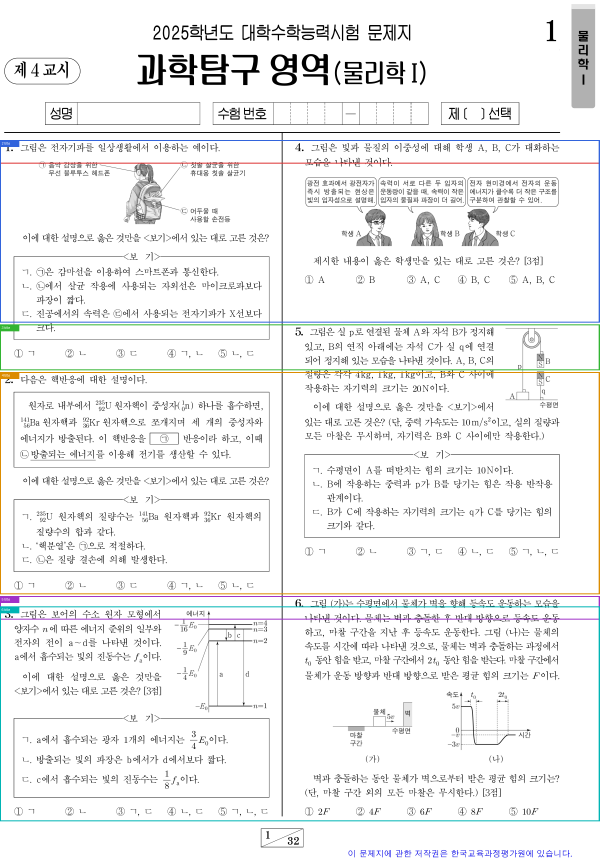
#> input picture tmp/layout_inspect_debug/01 물리학Ⅰ_문제지-page-001_segments.png, 1798 x 2585 px (shown at 1/3 size)
$ python -i raster_media.py   (imports and definitions only)
#> lines starting #> are read from the running program, lines starting #| are printed output that depends on the picture; after the words box and inside, x2 and y2 are one past the last pixel; in counts of white or black regions, pixels touching at a corner belong together
"""Conservative local color-illustration candidates for raster workbook crops.

This detects substantial color patches, not semantic figure boundaries. Small
colored labels, narrow highlights and page frames stay on the chalk path.
"""
from __future__ import annotations

import math
from typing import Any, Mapping, Sequence

from PIL import Image

try:
    import cv2
    import numpy as np
except ImportError:  # optional in source-only installations
    cv2 = None
    np = None


def _rgb_on_white(image: Image.Image) -> Image.Image:
    if "A" in image.getbands() or "transparency" in image.info:
        white = Image.new("RGBA", image.size, "white")
        return Image.alpha_composite(white, image.convert("RGBA")).convert("RGB")
    return image.convert("RGB")


def _color_mask(rgb):
    # Channel-wise ufuncs avoid the costly per-pixel axis reductions and a
    # full int16 copy. high >= low makes their uint8 subtraction safe.
    red, green, blue = rgb[:, :, 0], rgb[:, :, 1], rgb[:, :, 2]
    high = np.maximum(np.maximum(red, green), blue)
    low = np.minimum(np.minimum(red, green), blue)
    return ((high - low >= 42) & (high >= 80) & (low <= 220)).astype(np.uint8)


def _analysis_rgb(image: Image.Image, edge: int) -> Image.Image:
    # Reduce before converting/copying the RGB channels, so large source crops
    # do not allocate another full-size RGB canvas for each parallel task.
    scale = min(1.0, edge / max(image.size))
    if scale < 1.0:
        image = image.resize((max(1, round(image.width * scale)),
                              max(1, round(image.height * scale))), Image.Resampling.BILINEAR,
                             reducing_gap=3.0)
    return _rgb_on_white(image)


# [22 lines left out: function region_has_substantial_color, not called in this run]


def detect_color_media_regions(image: Image.Image) -> list[dict[str, Any]]:
    """Return crop-local boxes for dense color media; never alter source pixels.

    Analysis is bounded to a 960 px edge. Ambiguous or monochrome content
    produces no candidates and keeps the existing rendering treatment.
    """
    if cv2 is None or np is None or min(image.size) < 64:
        return []
    analysis = _analysis_rgb(image, 960)
    width, height = analysis.size
    color = _color_mask(np.asarray(analysis))
    if int(color.sum()) < 200:
        return []
    grouped = cv2.dilate(color, np.ones((9, 9), dtype=np.uint8))
    count, _labels, stats, _centers = cv2.connectedComponentsWithStats(grouped, 8)
    candidates: list[dict[str, Any]] = []
    for x, y, w, h, _area in stats[1:count]:
        x, y, w, h = int(x), int(y), int(w), int(h)
        area = w * h
        if min(w, h) < 40 or max(w / h, h / w) > 4.5:
            continue
        if area > width * height * 0.38 or y < height * 0.08 or y + h > height * 0.94:
            continue
        patch = color[y:y + h, x:x + w]
        colored = int(patch.sum())
        if colored < max(200, area * 0.18):
            continue
        _n, _l, pieces, _c = cv2.connectedComponentsWithStats(patch, 8)
        if len(pieces) <= 1 or int(pieces[1:, cv2.CC_STAT_AREA].max()) < 96:
            continue
        # A small margin retains attached dark outlines/antialiasing. It is
        # deliberately bounded; no attempt is made to reconstruct lost detail.
        left = max(0, math.floor((x - 3) * image.width / width))
        top = max(0, math.floor((y - 3) * image.height / height))
        right = min(image.width, math.ceil((x + w + 3) * image.width / width))
        bottom = min(image.height, math.ceil((y + h + 3) * image.height / height))
        candidates.append({
            "kind": "image", "source": "raster_color_candidate_v1", "confidence": 0.9,
            "bbox": {"left": left, "top": top, "right": right, "bottom": bottom,
                     "width": right - left, "height": bottom - top},
        })
        if len(candidates) >= 16:
            break
    return candidates


# [6 lines left out: function stage2_media_regions, not called in this run]

>>> from PIL import Image
>>> picture = Image.open('tmp/layout_inspect_debug/01 물리학Ⅰ_문제지-page-001_segments.png')
#> picture is the input picture: PIL image 1798x2585 RGB; mean R, G, B 240.1, 240.5, 240.6
>>> result = detect_color_media_regions(picture)
#> in _analysis_rgb, `image = image.resize((max(1, round(image.width * scale)), max(1, round..`:
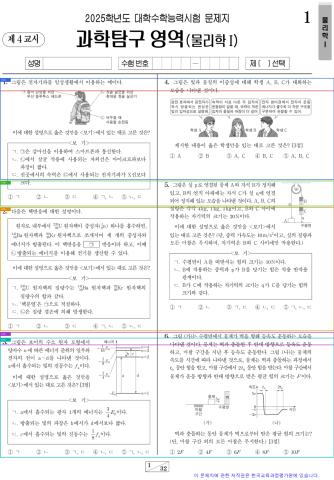
#> image: PIL image 668x960 RGB (shown at 1/2 size); mean R, G, B 240.2, 240.5, 240.6
#> in _color_mask, `red, green, blue = rgb[:, :, 0], rgb[:, :, 1], rgb[:, :, 2]`:
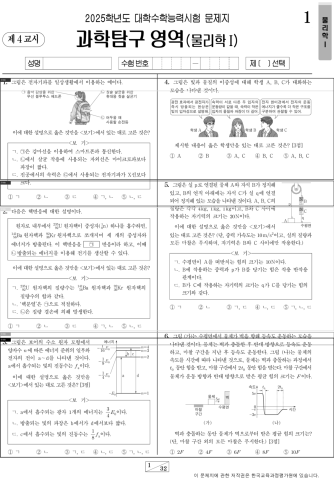
#> red: shape (960, 668) (shown at 1/2 size); min 0, max 255, mean 240.2
#> in _color_mask, `red, green, blue = rgb[:, :, 0], rgb[:, :, 1], rgb[:, :, 2]`:
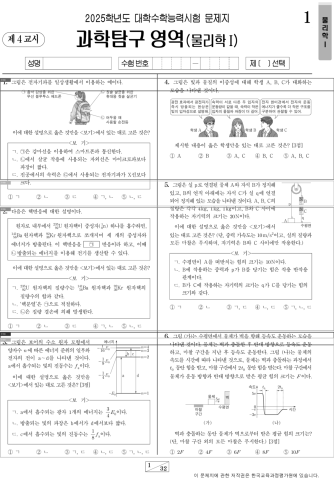
#> green: shape (960, 668) (shown at 1/2 size); min 0, max 255, mean 240.5
#> in _color_mask, `red, green, blue = rgb[:, :, 0], rgb[:, :, 1], rgb[:, :, 2]`:
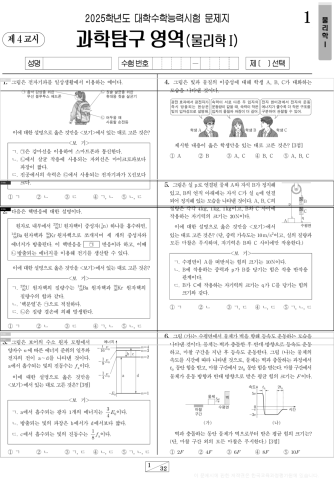
#> blue: shape (960, 668) (shown at 1/2 size); min 0, max 255, mean 240.6
#> in _color_mask, `return ((high - low >= 42) & (high >= 80) & (low <= 220)).astype(np.ui..`:
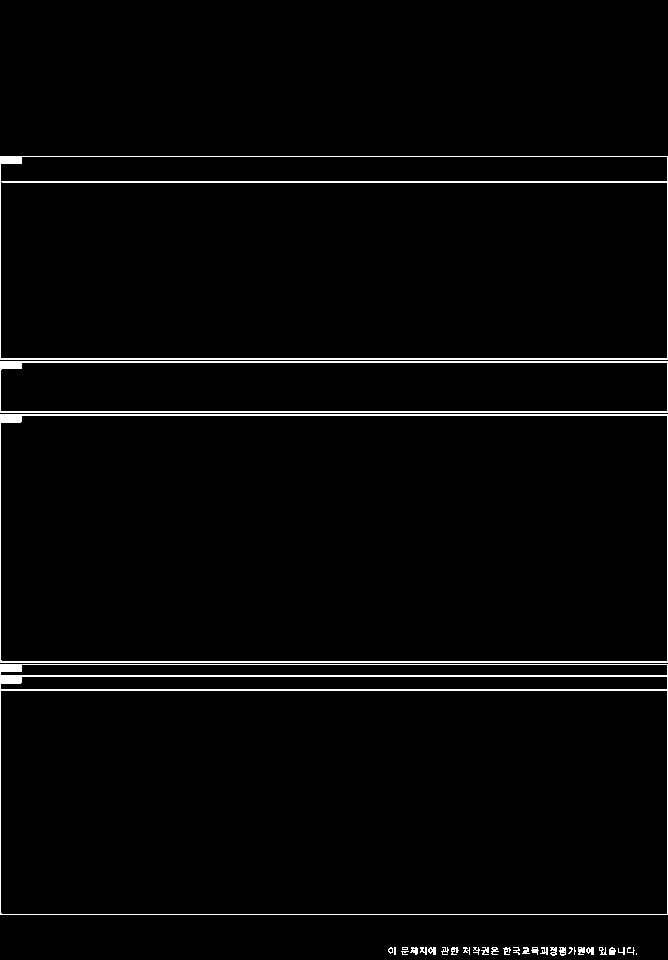
#> returned value: shape (960, 668); values 0 (black) and 1 (white), 2.5% white in thin lines or dots, all inside (x1, y1, x2, y2) = (0, 156, 668, 956)
#> in detect_color_media_regions, `grouped = cv2.dilate(color, np.ones((9, 9), dtype=np.uint8))`:
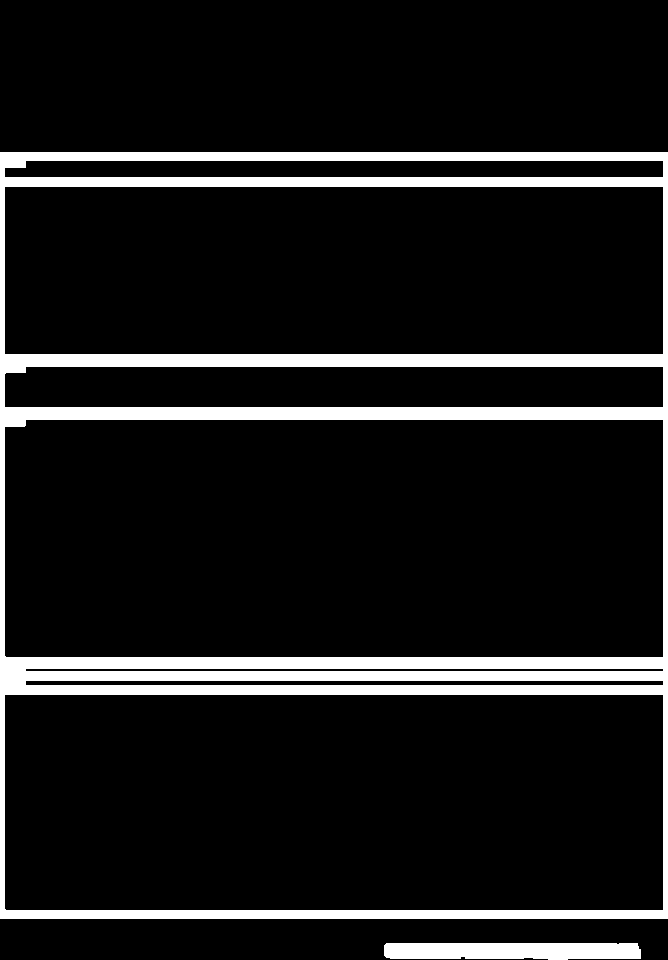
#> grouped: shape (960, 668); values 0 (black) and 1 (white), 10.7% white; 2 white regions, box (x1, y1, x2, y2) and area: (0, 152, 668, 919) 64806, (384, 943, 641, 960) 4086
#> in detect_color_media_regions, `count, _labels, stats, _centers = cv2.connectedComponentsWithStats(gro..`:
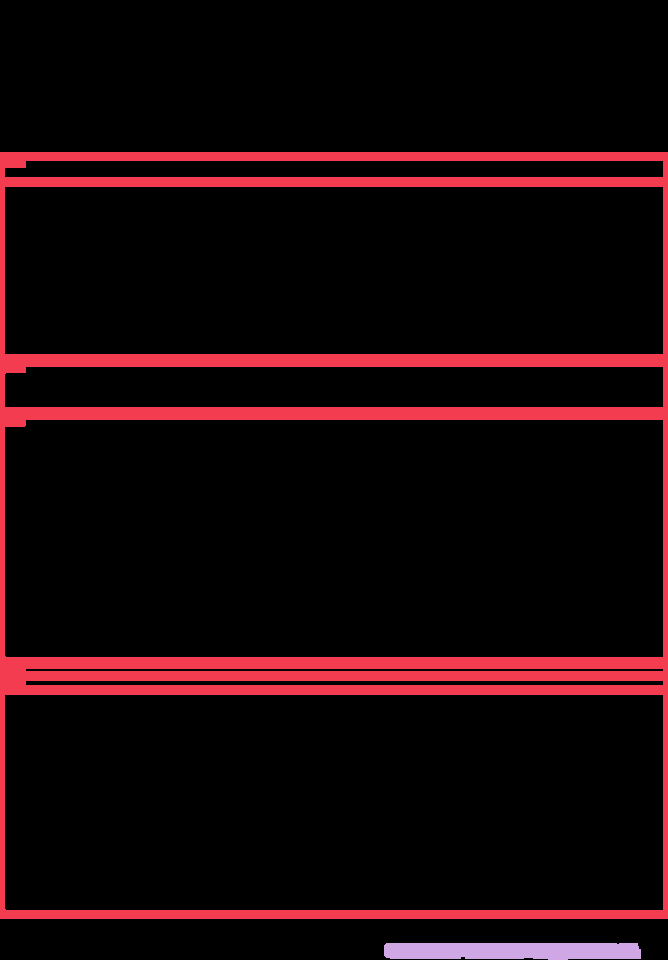
#> _labels: shape (960, 668) int32; 3 distinct labels, from 0 to 2; one colour per label, 0 black
#> in detect_color_media_regions, `count, _labels, stats, _centers = cv2.connectedComponentsWithStats(gro..`: count = 3; stats = [[0, 0, 668, 960, 572388], [0, 152, 668, 767, 64806], [384, 943, 257, 17, 4086]]
#> the loop in detect_color_media_regions, `for x, y, w, h, _area in stats[1:count]:` made 2 passes
#> (x, y, w, h, _area, area) on passes 1 to 2: (0, 152, 668, 767, 64806, 512356), (384, 943, 257, 17, 4086, 4369)
#> after the loop in detect_color_media_regions, `for x, y, w, h, _area in stats[1:count]:`: candidates = []
#> result = []

$ run again, on tmp/layout_inspect_debug/01 물리학Ⅰ_문제지-page-002_segments.png
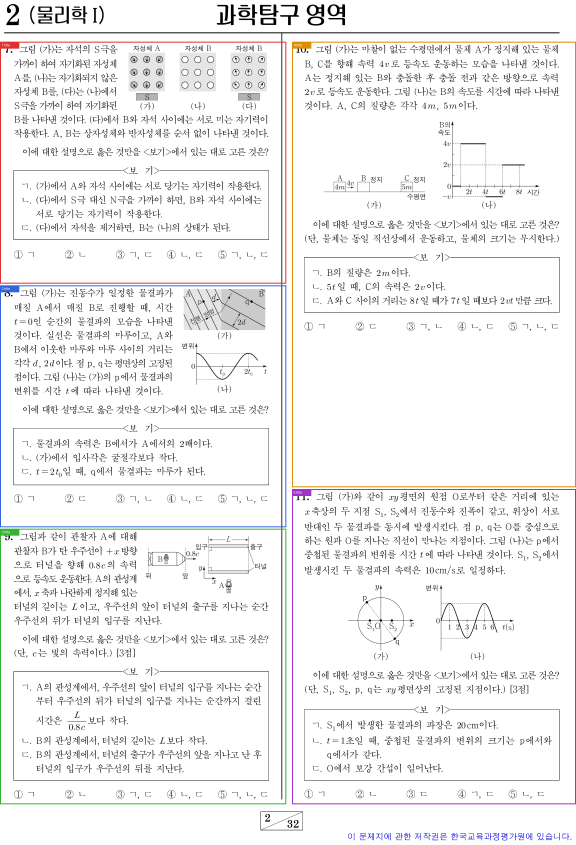
#> input picture tmp/layout_inspect_debug/01 물리학Ⅰ_문제지-page-002_segments.png, 1727 x 2534 px (shown at 1/3 size)
#> picture is the input picture: PIL image 1727x2534 RGB; mean R, G, B 242.1, 241.7, 241.8
#> in _color_mask, `return ((high - low >= 42) & (high >= 80) & (low <= 220)).astype(np.ui..`:
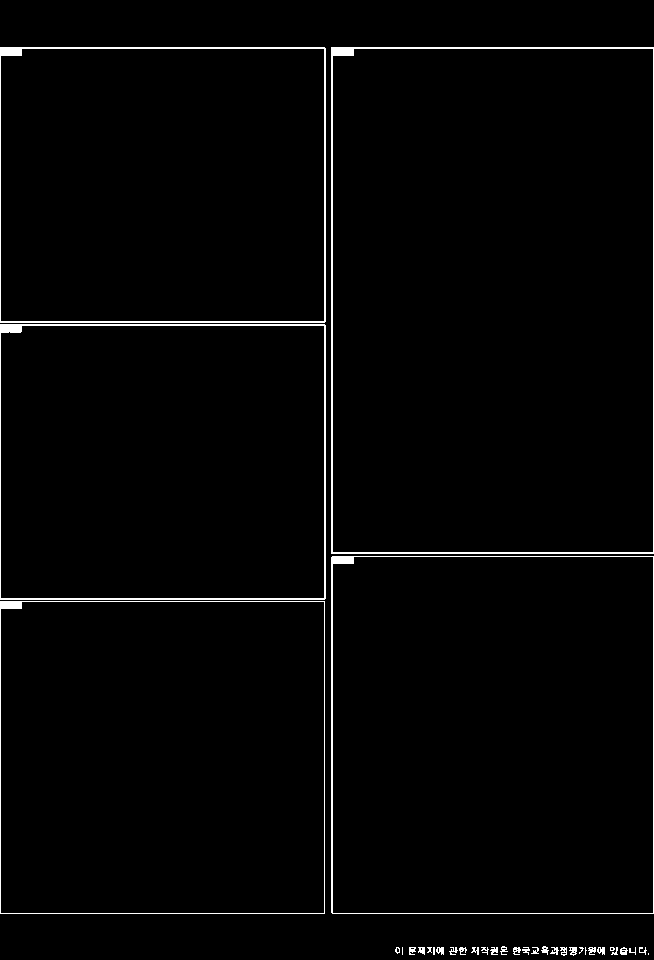
#> returned value: shape (960, 654); values 0 (black) and 1 (white), 1.9% white in thin lines or dots
#> grouped: shape (960, 654); values 0 (black) and 1 (white), 8.3% white; 2 white regions, box (x1, y1, x2, y2) and area: (0, 43, 654, 918) 48203, (391, 942, 653, 960) 4184
#> in detect_color_media_regions, `count, _labels, stats, _centers = cv2.connectedComponentsWithStats(gro..`:
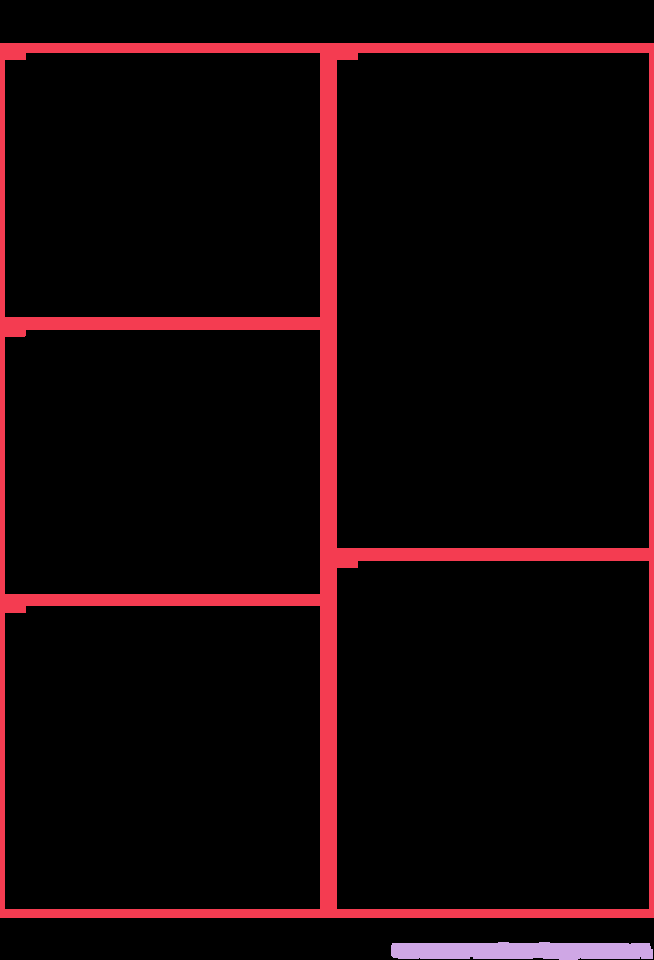
#> _labels: shape (960, 654) int32; 3 distinct labels, from 0 to 2; one colour per label, 0 black
#> count = 3; stats = [[0, 0, 654, 960, 575453], [0, 43, 654, 875, 48203], [391, 942, 262, 18, 4184]]
#> the loop in detect_color_media_regions, `for x, y, w, h, _area in stats[1:count]:` made 2 passes
#> (x, y, w, h, _area, area) on passes 1 to 2: (0, 43, 654, 875, 48203, 572250), (391, 942, 262, 18, 4184, 4716)
#> after the loop in detect_color_media_regions, `for x, y, w, h, _area in stats[1:count]:`: candidates = []

$ run again, on tmp/layout_inspect_debug/01 물리학Ⅰ_문제지-page-003_segments.png
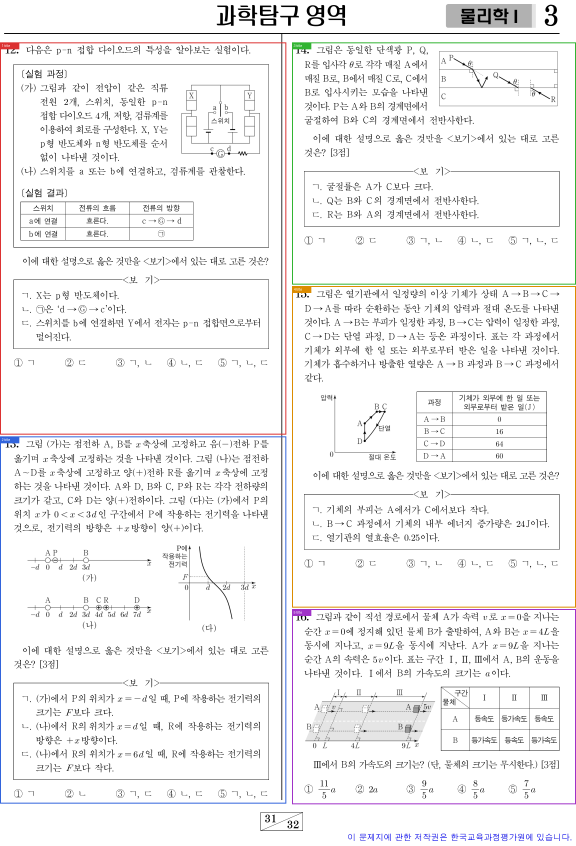
#> input picture tmp/layout_inspect_debug/01 물리학Ⅰ_문제지-page-003_segments.png, 1727 x 2536 px (shown at 1/3 size)
#> picture is the input picture: PIL image 1727x2536 RGB; mean R, G, B 242.1, 241.6, 241.8
#> in _color_mask, `return ((high - low >= 42) & (high >= 80) & (low <= 220)).astype(np.ui..`:
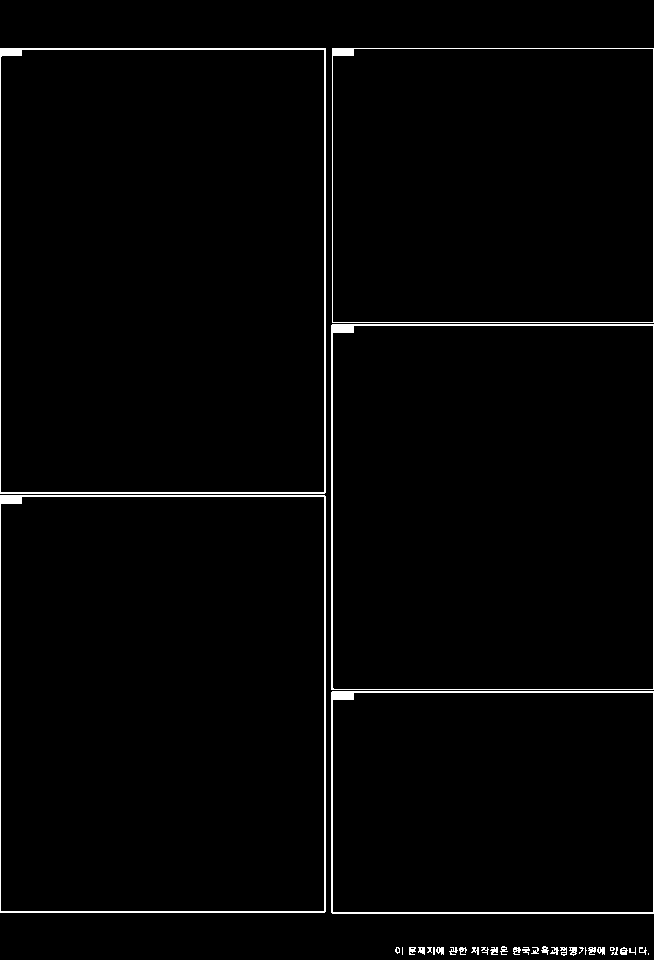
#> returned value: shape (960, 654); values 0 (black) and 1 (white), 1.9% white in thin lines or dots
#> grouped: shape (960, 654); values 0 (black) and 1 (white), 8.3% white; 2 white regions, box (x1, y1, x2, y2) and area: (0, 44, 654, 918) 48112, (391, 942, 653, 960) 4184
#> in detect_color_media_regions, `count, _labels, stats, _centers = cv2.connectedComponentsWithStats(gro..`:
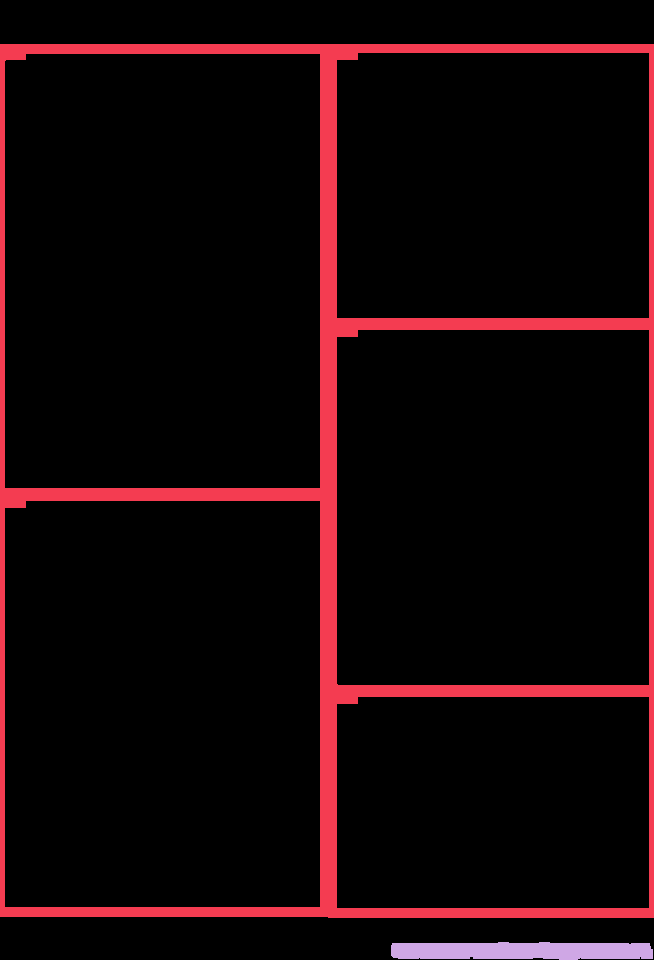
#> _labels: shape (960, 654) int32; 3 distinct labels, from 0 to 2; one colour per label, 0 black
#> count = 3; stats = [[0, 0, 654, 960, 575544], [0, 44, 654, 874, 48112], [391, 942, 262, 18, 4184]]
#> the loop in detect_color_media_regions, `for x, y, w, h, _area in stats[1:count]:` made 2 passes
#> (x, y, w, h, _area, area) on passes 1 to 2: (0, 44, 654, 874, 48112, 571596), (391, 942, 262, 18, 4184, 4716)
#> after the loop in detect_color_media_regions, `for x, y, w, h, _area in stats[1:count]:`: candidates = []
